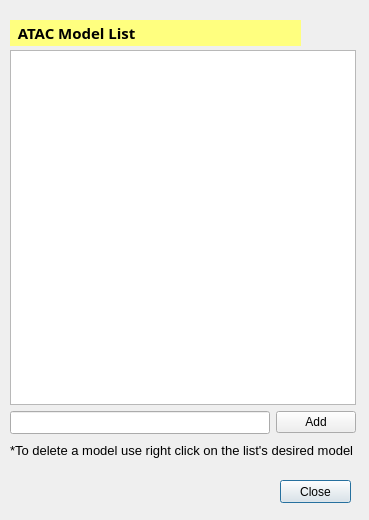
<?xml version="1.0" encoding="UTF-8"?>
<ui version="4.0">
 <class>Dialog</class>
 <widget class="QDialog" name="Dialog">
  <property name="geometry">
   <rect>
    <x>0</x>
    <y>0</y>
    <width>369</width>
    <height>520</height>
   </rect>
  </property>
  <property name="minimumSize">
   <size>
    <width>369</width>
    <height>520</height>
   </size>
  </property>
  <property name="maximumSize">
   <size>
    <width>369</width>
    <height>520</height>
   </size>
  </property>
  <property name="windowTitle">
   <string>Model Register</string>
  </property>
  <widget class="QPushButton" name="btn_close">
   <property name="geometry">
    <rect>
     <x>280</x>
     <y>480</y>
     <width>71</width>
     <height>23</height>
    </rect>
   </property>
   <property name="text">
    <string>Close</string>
   </property>
  </widget>
  <widget class="QLabel" name="label_2">
   <property name="geometry">
    <rect>
     <x>10</x>
     <y>440</y>
     <width>361</width>
     <height>20</height>
    </rect>
   </property>
   <property name="font">
    <font>
     <pointsize>10</pointsize>
    </font>
   </property>
   <property name="text">
    <string>*To delete a model use right click on the list's desired model</string>
   </property>
  </widget>
  <widget class="QLabel" name="label_3">
   <property name="geometry">
    <rect>
     <x>10</x>
     <y>20</y>
     <width>291</width>
     <height>26</height>
    </rect>
   </property>
   <property name="palette">
    <palette>
     <active>
      <colorrole role="WindowText">
       <brush brushstyle="SolidPattern">
        <color alpha="255">
         <red>0</red>
         <green>0</green>
         <blue>0</blue>
        </color>
       </brush>
      </colorrole>
      <colorrole role="Button">
       <brush brushstyle="SolidPattern">
        <color alpha="255">
         <red>255</red>
         <green>255</green>
         <blue>127</blue>
        </color>
       </brush>
      </colorrole>
      <colorrole role="Light">
       <brush brushstyle="SolidPattern">
        <color alpha="255">
         <red>255</red>
         <green>255</green>
         <blue>255</blue>
        </color>
       </brush>
      </colorrole>
      <colorrole role="Midlight">
       <brush brushstyle="SolidPattern">
        <color alpha="255">
         <red>255</red>
         <green>255</green>
         <blue>191</blue>
        </color>
       </brush>
      </colorrole>
      <colorrole role="Dark">
       <brush brushstyle="SolidPattern">
        <color alpha="255">
         <red>127</red>
         <green>127</green>
         <blue>63</blue>
        </color>
       </brush>
      </colorrole>
      <colorrole role="Mid">
       <brush brushstyle="SolidPattern">
        <color alpha="255">
         <red>170</red>
         <green>170</green>
         <blue>84</blue>
        </color>
       </brush>
      </colorrole>
      <colorrole role="Text">
       <brush brushstyle="SolidPattern">
        <color alpha="255">
         <red>0</red>
         <green>0</green>
         <blue>0</blue>
        </color>
       </brush>
      </colorrole>
      <colorrole role="BrightText">
       <brush brushstyle="SolidPattern">
        <color alpha="255">
         <red>255</red>
         <green>255</green>
         <blue>255</blue>
        </color>
       </brush>
      </colorrole>
      <colorrole role="ButtonText">
       <brush brushstyle="SolidPattern">
        <color alpha="255">
         <red>0</red>
         <green>0</green>
         <blue>0</blue>
        </color>
       </brush>
      </colorrole>
      <colorrole role="Base">
       <brush brushstyle="SolidPattern">
        <color alpha="255">
         <red>255</red>
         <green>255</green>
         <blue>255</blue>
        </color>
       </brush>
      </colorrole>
      <colorrole role="Window">
       <brush brushstyle="SolidPattern">
        <color alpha="255">
         <red>255</red>
         <green>255</green>
         <blue>127</blue>
        </color>
       </brush>
      </colorrole>
      <colorrole role="Shadow">
       <brush brushstyle="SolidPattern">
        <color alpha="255">
         <red>0</red>
         <green>0</green>
         <blue>0</blue>
        </color>
       </brush>
      </colorrole>
      <colorrole role="AlternateBase">
       <brush brushstyle="SolidPattern">
        <color alpha="255">
         <red>255</red>
         <green>255</green>
         <blue>191</blue>
        </color>
       </brush>
      </colorrole>
      <colorrole role="ToolTipBase">
       <brush brushstyle="SolidPattern">
        <color alpha="255">
         <red>255</red>
         <green>255</green>
         <blue>220</blue>
        </color>
       </brush>
      </colorrole>
      <colorrole role="ToolTipText">
       <brush brushstyle="SolidPattern">
        <color alpha="255">
         <red>0</red>
         <green>0</green>
         <blue>0</blue>
        </color>
       </brush>
      </colorrole>
      <colorrole role="PlaceholderText">
       <brush brushstyle="NoBrush">
        <color alpha="128">
         <red>0</red>
         <green>0</green>
         <blue>0</blue>
        </color>
       </brush>
      </colorrole>
     </active>
     <inactive>
      <colorrole role="WindowText">
       <brush brushstyle="SolidPattern">
        <color alpha="255">
         <red>0</red>
         <green>0</green>
         <blue>0</blue>
        </color>
       </brush>
      </colorrole>
      <colorrole role="Button">
       <brush brushstyle="SolidPattern">
        <color alpha="255">
         <red>255</red>
         <green>255</green>
         <blue>127</blue>
        </color>
       </brush>
      </colorrole>
      <colorrole role="Light">
       <brush brushstyle="SolidPattern">
        <color alpha="255">
         <red>255</red>
         <green>255</green>
         <blue>255</blue>
        </color>
       </brush>
      </colorrole>
      <colorrole role="Midlight">
       <brush brushstyle="SolidPattern">
        <color alpha="255">
         <red>255</red>
         <green>255</green>
         <blue>191</blue>
        </color>
       </brush>
      </colorrole>
      <colorrole role="Dark">
       <brush brushstyle="SolidPattern">
        <color alpha="255">
         <red>127</red>
         <green>127</green>
         <blue>63</blue>
        </color>
       </brush>
      </colorrole>
      <colorrole role="Mid">
       <brush brushstyle="SolidPattern">
        <color alpha="255">
         <red>170</red>
         <green>170</green>
         <blue>84</blue>
        </color>
       </brush>
      </colorrole>
      <colorrole role="Text">
       <brush brushstyle="SolidPattern">
        <color alpha="255">
         <red>0</red>
         <green>0</green>
         <blue>0</blue>
        </color>
       </brush>
      </colorrole>
      <colorrole role="BrightText">
       <brush brushstyle="SolidPattern">
        <color alpha="255">
         <red>255</red>
         <green>255</green>
         <blue>255</blue>
        </color>
       </brush>
      </colorrole>
      <colorrole role="ButtonText">
       <brush brushstyle="SolidPattern">
        <color alpha="255">
         <red>0</red>
         <green>0</green>
         <blue>0</blue>
        </color>
       </brush>
      </colorrole>
      <colorrole role="Base">
       <brush brushstyle="SolidPattern">
        <color alpha="255">
         <red>255</red>
         <green>255</green>
         <blue>255</blue>
        </color>
       </brush>
      </colorrole>
      <colorrole role="Window">
       <brush brushstyle="SolidPattern">
        <color alpha="255">
         <red>255</red>
         <green>255</green>
         <blue>127</blue>
        </color>
       </brush>
      </colorrole>
      <colorrole role="Shadow">
       <brush brushstyle="SolidPattern">
        <color alpha="255">
         <red>0</red>
         <green>0</green>
         <blue>0</blue>
        </color>
       </brush>
      </colorrole>
      <colorrole role="AlternateBase">
       <brush brushstyle="SolidPattern">
        <color alpha="255">
         <red>255</red>
         <green>255</green>
         <blue>191</blue>
        </color>
       </brush>
      </colorrole>
      <colorrole role="ToolTipBase">
       <brush brushstyle="SolidPattern">
        <color alpha="255">
         <red>255</red>
         <green>255</green>
         <blue>220</blue>
        </color>
       </brush>
      </colorrole>
      <colorrole role="ToolTipText">
       <brush brushstyle="SolidPattern">
        <color alpha="255">
         <red>0</red>
         <green>0</green>
         <blue>0</blue>
        </color>
       </brush>
      </colorrole>
      <colorrole role="PlaceholderText">
       <brush brushstyle="NoBrush">
        <color alpha="128">
         <red>0</red>
         <green>0</green>
         <blue>0</blue>
        </color>
       </brush>
      </colorrole>
     </inactive>
     <disabled>
      <colorrole role="WindowText">
       <brush brushstyle="SolidPattern">
        <color alpha="255">
         <red>127</red>
         <green>127</green>
         <blue>63</blue>
        </color>
       </brush>
      </colorrole>
      <colorrole role="Button">
       <brush brushstyle="SolidPattern">
        <color alpha="255">
         <red>255</red>
         <green>255</green>
         <blue>127</blue>
        </color>
       </brush>
      </colorrole>
      <colorrole role="Light">
       <brush brushstyle="SolidPattern">
        <color alpha="255">
         <red>255</red>
         <green>255</green>
         <blue>255</blue>
        </color>
       </brush>
      </colorrole>
      <colorrole role="Midlight">
       <brush brushstyle="SolidPattern">
        <color alpha="255">
         <red>255</red>
         <green>255</green>
         <blue>191</blue>
        </color>
       </brush>
      </colorrole>
      <colorrole role="Dark">
       <brush brushstyle="SolidPattern">
        <color alpha="255">
         <red>127</red>
         <green>127</green>
         <blue>63</blue>
        </color>
       </brush>
      </colorrole>
      <colorrole role="Mid">
       <brush brushstyle="SolidPattern">
        <color alpha="255">
         <red>170</red>
         <green>170</green>
         <blue>84</blue>
        </color>
       </brush>
      </colorrole>
      <colorrole role="Text">
       <brush brushstyle="SolidPattern">
        <color alpha="255">
         <red>127</red>
         <green>127</green>
         <blue>63</blue>
        </color>
       </brush>
      </colorrole>
      <colorrole role="BrightText">
       <brush brushstyle="SolidPattern">
        <color alpha="255">
         <red>255</red>
         <green>255</green>
         <blue>255</blue>
        </color>
       </brush>
      </colorrole>
      <colorrole role="ButtonText">
       <brush brushstyle="SolidPattern">
        <color alpha="255">
         <red>127</red>
         <green>127</green>
         <blue>63</blue>
        </color>
       </brush>
      </colorrole>
      <colorrole role="Base">
       <brush brushstyle="SolidPattern">
        <color alpha="255">
         <red>255</red>
         <green>255</green>
         <blue>127</blue>
        </color>
       </brush>
      </colorrole>
      <colorrole role="Window">
       <brush brushstyle="SolidPattern">
        <color alpha="255">
         <red>255</red>
         <green>255</green>
         <blue>127</blue>
        </color>
       </brush>
      </colorrole>
      <colorrole role="Shadow">
       <brush brushstyle="SolidPattern">
        <color alpha="255">
         <red>0</red>
         <green>0</green>
         <blue>0</blue>
        </color>
       </brush>
      </colorrole>
      <colorrole role="AlternateBase">
       <brush brushstyle="SolidPattern">
        <color alpha="255">
         <red>255</red>
         <green>255</green>
         <blue>127</blue>
        </color>
       </brush>
      </colorrole>
      <colorrole role="ToolTipBase">
       <brush brushstyle="SolidPattern">
        <color alpha="255">
         <red>255</red>
         <green>255</green>
         <blue>220</blue>
        </color>
       </brush>
      </colorrole>
      <colorrole role="ToolTipText">
       <brush brushstyle="SolidPattern">
        <color alpha="255">
         <red>0</red>
         <green>0</green>
         <blue>0</blue>
        </color>
       </brush>
      </colorrole>
      <colorrole role="PlaceholderText">
       <brush brushstyle="NoBrush">
        <color alpha="128">
         <red>0</red>
         <green>0</green>
         <blue>0</blue>
        </color>
       </brush>
      </colorrole>
     </disabled>
    </palette>
   </property>
   <property name="font">
    <font>
     <family>Segoe Print</family>
     <pointsize>11</pointsize>
     <weight>75</weight>
     <italic>false</italic>
     <bold>true</bold>
     <underline>false</underline>
     <stylestrategy>PreferDefault</stylestrategy>
     <kerning>true</kerning>
    </font>
   </property>
   <property name="autoFillBackground">
    <bool>true</bool>
   </property>
   <property name="text">
    <string>  ATAC Model List</string>
   </property>
  </widget>
  <widget class="QWidget" name="layoutWidget">
   <property name="geometry">
    <rect>
     <x>10</x>
     <y>50</y>
     <width>346</width>
     <height>384</height>
    </rect>
   </property>
   <layout class="QVBoxLayout" name="verticalLayout">
    <item>
     <widget class="QListWidget" name="lwidget_model"/>
    </item>
    <item>
     <layout class="QHBoxLayout" name="horizontalLayout">
      <item>
       <widget class="QLineEdit" name="lineEdit_model">
        <property name="minimumSize">
         <size>
          <width>181</width>
          <height>23</height>
         </size>
        </property>
       </widget>
      </item>
      <item>
       <widget class="QPushButton" name="btn_add">
        <property name="text">
         <string>Add</string>
        </property>
       </widget>
      </item>
     </layout>
    </item>
   </layout>
  </widget>
 </widget>
 <resources/>
 <connections/>
</ui>
